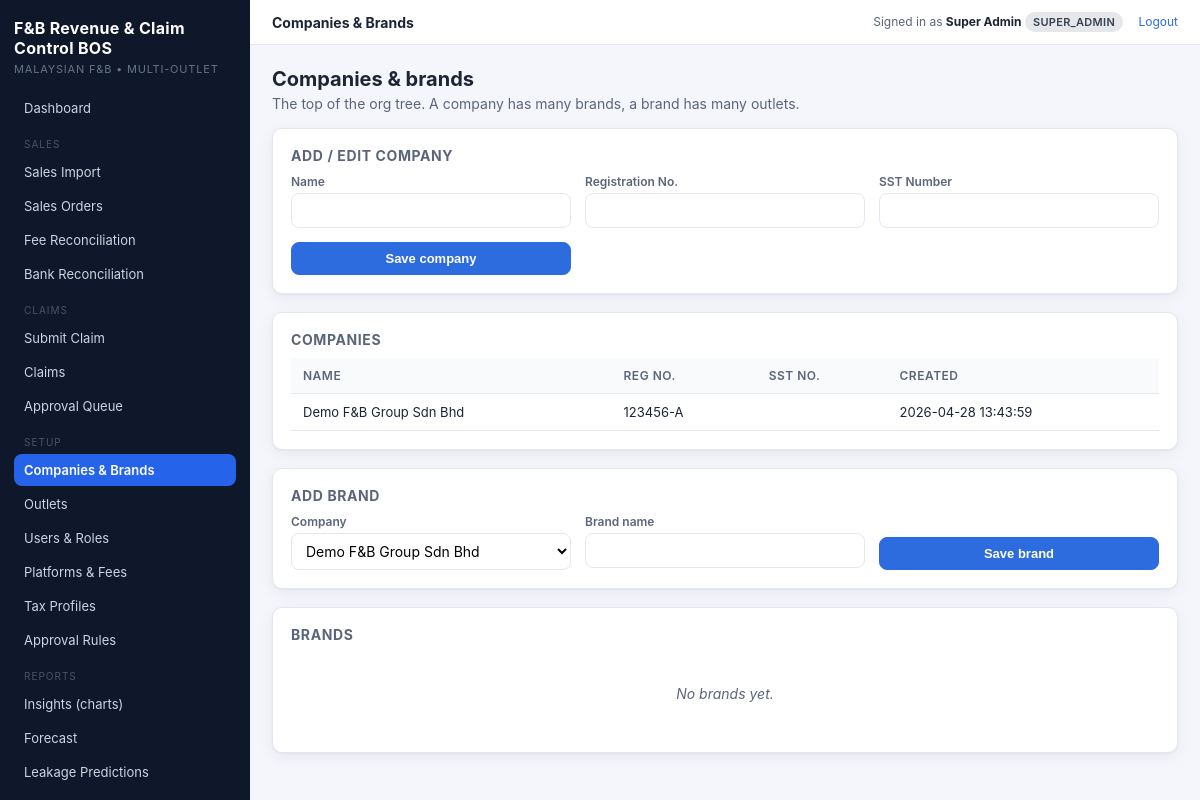
The app's page /public/pages/companies.php (signed in) with its own data.
### tables this page shows
CREATE TABLE IF NOT EXISTS companies (
  id              INT UNSIGNED NOT NULL AUTO_INCREMENT,
  name            VARCHAR(160) NOT NULL,
  registration_no VARCHAR(60)  NULL,
  sst_number      VARCHAR(60)  NULL,
  created_at      DATETIME NOT NULL,
  PRIMARY KEY (id)
);

### src/Support/helpers.php (called while the page is built, shortened)
<?php
function config(?string $key = null, $default = null)
{
    $cfg = $GLOBALS['fnbbos_config'] ?? [];
    $segments = explode('.', $key);
    $value = $cfg;
    foreach ($segments as $seg) {
        if (is_array($value) && array_key_exists($seg, $value)) {
            $value = $value[$seg];
        } else {
            return $default;
        }
    }
    return $value;
}
function db(): PDO
{
    if ($GLOBALS['fnbbos_pdo'] instanceof PDO) {
        return $GLOBALS['fnbbos_pdo'];
    }
    $c = config('db');
    $dsn = sprintf('mysql:host=%s;port=%d;dbname=%s;charset=%s',
        $c['host'], $c['port'], $c['name'], $c['charset']);
    $pdo = new PDO($dsn, $c['user'], $c['pass'], [
        PDO::ATTR_ERRMODE            => PDO::ERRMODE_EXCEPTION,
        PDO::ATTR_DEFAULT_FETCH_MODE => PDO::FETCH_ASSOC,
        PDO::ATTR_EMULATE_PREPARES   => false,
    ]);
    return $pdo;
}
function e(?string $value): string
{
    return htmlspecialchars((string)$value, ENT_QUOTES | ENT_SUBSTITUTE, 'UTF-8');
}

### src/Auth.php (called while the page is built, shortened)
<?php
final class Auth
{
    public static function companyId(): int
    {
        return (int)($_SESSION['auth']['company_id'] ?? 0);
    }
}

### public/pages/companies.php (the view, shortened to what this page needs)
<?php
$companies = db()->query('SELECT * FROM companies ORDER BY name')->fetchAll();
$brands    = db()->query('
    SELECT b.*, c.name AS company_name
    FROM brands b JOIN companies c ON c.id = b.company_id
    ORDER BY c.name, b.name')->fetchAll();
include __DIR__ . '/../partials/header.php';
?>
<div class="page-header"><div><h2>Companies &amp; brands</h2><p>The top of the org tree. A company has many brands, a brand has many outlets.</p></div></div>
<div class="card">
  <h3>Add / edit company</h3>
  <form method="post" class="form-grid">
    <div class="form-row"><label>Name</label><input type="text" name="name" required></div>
    <div class="form-row"><label>Registration No.</label><input type="text" name="registration_no"></div>
    <div class="form-row"><label>SST Number</label><input type="text" name="sst_number"></div>
    <div class="form-row" style="align-self:end;"><button class="btn btn--primary" type="submit">Save company</button></div>
  </form>
</div>
<div class="card">
  <h3>Companies</h3>
  <?php if (!$companies): ?><div class="empty">No companies yet.</div>
  <?php else: ?>
    <table class="data">
      <thead><tr><th>Name</th><th>Reg No.</th><th>SST No.</th><th>Created</th></tr></thead>
      <tbody><?php foreach ($companies as $c): ?>
        <tr>
          <td><?= e($c['name']) ?></td>
          <td><?= e($c['registration_no'] ?? '') ?></td>
          <td><?= e($c['sst_number'] ?? '') ?></td>
          <td><?= e($c['created_at']) ?></td>
        </tr>
      <?php endforeach; ?></tbody>
    </table>
  <?php endif; ?>
</div>
<div class="card">
  <h3>Add brand</h3>
  <form method="post" class="form-grid">
    <div class="form-row"><label>Company</label>
      <select name="company_id" required>
        <?php foreach ($companies as $c): ?>
          <option value="<?= (int)$c['id'] ?>" <?= $c['id']==Auth::companyId()?'selected':'' ?>><?= e($c['name']) ?></option>
        <?php endforeach; ?>
      </select>
    </div>
    <div class="form-row"><label>Brand name</label><input type="text" name="name" required></div>
    <div class="form-row" style="align-self:end;"><button class="btn btn--primary" type="submit">Save brand</button></div>
  </form>
</div>
<div class="card">
  <h3>Brands</h3>
  <?php if (!$brands): ?><div class="empty">No brands yet.</div>
  <?php endif; ?>
</div>
<?php include __DIR__ . '/../partials/footer.php'; ?>

### public/assets/css/app.css (style rules this page uses)
:root { --bg: #f4f6fb; --panel: #ffffff; --panel-border: #e3e7ef; --ink: #1d2433; --ink-soft: #5b657a; --primary: #2d6cdf; --primary-ink: #ffffff; --accent: #0e7c66; --danger: #dc2626; --warning: #ea8a00; --success: #16a34a; --shadow: 0 1px 2px rgba(15,23,42,.04), 0 4px 16px rgba(15,23,42,.06); --radius: 10px; }
* { box-sizing: border-box; }
html, body { margin: 0; padding: 0; }
body { font-family: -apple-system, BlinkMacSystemFont, "Segoe UI", Roboto, "Inter", sans-serif; background: var(--bg); color: var(--ink); font-size: 14px; }
.page-header { display: flex; justify-content: space-between; align-items: end; margin-bottom: 16px; gap: 12px; flex-wrap: wrap; }
.page-header h2 { margin: 0; font-size: 20px; }
.page-header p { margin: 4px 0 0; color: var(--ink-soft); }
.card { background: var(--panel); border: 1px solid var(--panel-border); border-radius: var(--radius); box-shadow: var(--shadow); padding: 18px; margin-bottom: 18px; }
.card h3 { margin: 0 0 10px; font-size: 14px; color: var(--ink-soft); text-transform: uppercase; letter-spacing: .6px; }
table.data { width: 100%; border-collapse: collapse; font-size: 13px; }
table.data th, table.data td { padding: 10px 12px; border-bottom: 1px solid var(--panel-border); text-align: left; }
table.data th { background: #f9fafc; font-weight: 600; font-size: 12px; color: var(--ink-soft); text-transform: uppercase; letter-spacing: .5px; }
.btn { display: inline-block; padding: 8px 14px; border-radius: 8px; font-size: 13px; cursor: pointer; border: 1px solid transparent; font-weight: 600; }
.btn--primary { background: var(--primary); color: var(--primary-ink); border-color: var(--primary); }
.form-grid { display: grid; grid-template-columns: repeat(auto-fit, minmax(220px, 1fr)); gap: 14px; }
.form-row { display: flex; flex-direction: column; gap: 4px; }
.form-row label { font-size: 12px; color: var(--ink-soft); font-weight: 600; }
.form-row input, .form-row select, .form-row textarea { padding: 8px 10px; border-radius: 8px; border: 1px solid var(--panel-border); background: #fff; font-size: 14px; font-family: inherit; }
.empty { text-align: center; color: var(--ink-soft); padding: 32px 12px; font-style: italic; }

### records on screen
companies: name "Demo F&B Group Sdn Bhd", registration_no "123456-A", created_at "2026-04-28 13:43:59"

### other values on screen
config('app.name') "F&B Revenue & Claim Control BOS"
$pageTitle "Companies & Brands"
Auth::user()['name'] "Super Admin"
Rbac::role() "SUPER_ADMIN"
form field company_id "Demo F&B Group Sdn Bhd"
